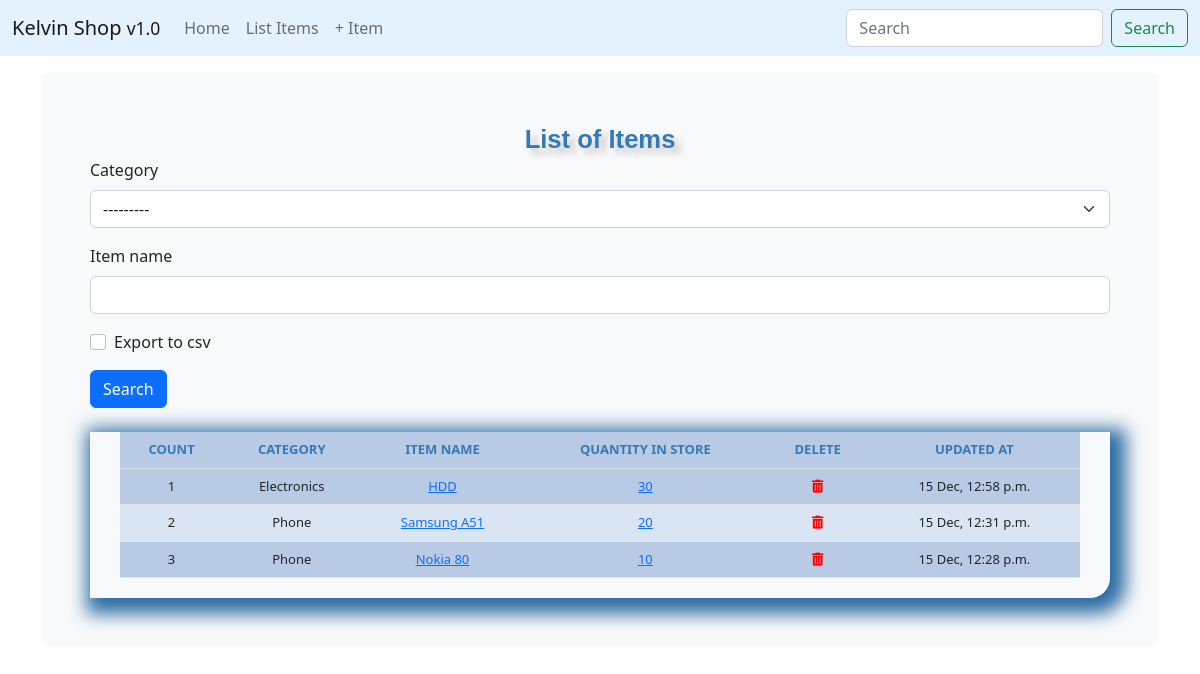
The app's page /list_items/ with its own data.
### stockmgt/models.py (models this page shows, shortened)
class Stock(models.Model):
    category = models.ForeignKey(Category, on_delete=models.CASCADE, blank=True)
    item_name = models.CharField(max_length=50, blank=True, null=True)
    quantity = models.IntegerField(default='0', blank=True, null=True)
    receive_quantity = models.IntegerField(default='0', blank=True, null=True)
    receive_by = models.CharField(max_length=50, blank=True, null=True)
    issue_quantity = models.IntegerField(default='0', blank=True, null=True)
    issue_by = models.CharField(max_length=50, blank=True, null=True)
    issue_to = models.CharField(max_length=50, blank=True, null=True)
    phone_number = models.CharField(max_length=50, blank=True, null=True)
    created_by = models.CharField(max_length=50, blank=True, null=True)
    reorder_level = models.IntegerField(default='0', blank=True, null=True)
    created_on = models.DateTimeField(auto_now_add=False)
    last_updated = models.DateTimeField(auto_now=True)

class Category(models.Model):
    name = models.CharField(max_length=50, blank=True, null=True)
    def __str__(self):
        return self.name

### stockmgt/views.py (the view, shortened to what this page needs)
# urls.py: path('list_items/', views.list_item, name='list_items'),
def list_item(request):
    header = 'List of Items'
    form = StockSearchForm(request.POST or None)
    queryset = Stock.objects.all()
    context = {
        "header": header,
        "queryset": queryset,
        "form": form,
    }
    return render(request, "list_item.html", context)

### stockmgt/forms.py
class StockSearchForm(forms.ModelForm):
    export_to_CSV = forms.BooleanField(required=False)
    class Meta:
        model = Stock
        fields = ['category', 'item_name', 'export_to_CSV']

### templates/list_item.html
{% extends 'base.html' %}
{% load crispy_forms_tags %}
{% block content %}
	<div class="header">{{header}}</div>
	<form method='POST' action=''>{% csrf_token %}
    	{{form|crispy}}
		<input type="submit" value='Search' class="btn btn-primary"/>
	</form>
	<br>
	<div class="display_table">
			<table class='table'>
				<thead>
				  <tr>
					<th>COUNT</th>
					<th>CATEGORY</th>
					<th>ITEM NAME</th>
					<th>QUANTITY IN STORE</th>
					<th>DELETE</th>
					<th>UPDATED AT</th>
				  </tr>
				</thead>
			  {% for instance in queryset %}
				  <tr>
					<td>{{forloop.counter}}</td>
					<td>{{instance.category}}</td>
					<td><a href="{% url 'update_items' instance.id %}">{{instance.item_name}}</a></td>
					<td><a href="{% url 'stock_detail' instance.id %}">{{instance.quantity}}</a></td>
					  <td><a href="{% url 'delete_items' instance.id %}"><i style="color:red" class="fas fa-trash-alt"></i></a></td>
				  	<td>{{instance.last_updated|date:"d M, h:i a"}}</td>
				  </tr>
			  {% endfor %}
			</table>
	</div>
{% endblock %}

### templates/base.html (shortened to what this page needs)
{% load static %}
<!doctype html>
<html lang="en">
<head>
    <link href="https://cdn.jsdelivr.net/npm/bootstrap@5.2.3/dist/css/bootstrap.min.css" rel="stylesheet">
    <link rel="stylesheet" href="https://cdnjs.cloudflare.com/ajax/libs/font-awesome/5.15.4/css/all.min.css" />
    <link href="{% static 'css/style.css' %}" rel="stylesheet">
</head>
<body>
    {% include 'nav.html' %}
    <main class="container">
        <div class="p-5 mb-4 bg-light rounded-3">
            {% block content %}
            {% endblock %}
        </div>
    </main>
</body>
</html>

### templates/nav.html (shortened to what this page needs)
<nav class="navbar navbar-expand-md fixed-top" style="background-color: #e3f2fd;">
      <div class="container-fluid">
        <a class="navbar-brand" href="{% url 'home' %}">Kelvin Shop <small>v1.0</small></a>
        <div class="collapse navbar-collapse" id="navbarCollapse">
          <ul class="navbar-nav me-auto mb-2 mb-md-0">
            <li class="nav-item">
              <a class="nav-link" aria-current="page" href="{% url 'home' %}">Home</a>
            </li>
            <li class="nav-item">
              <a class="nav-link" aria-current="page" href="{% url 'list_items' %}">List Items</a>
            </li>
            <li class="nav-item">
              <a class="nav-link" aria-current="page" href="{% url 'add_items' %}">+ Item</a>
            </li>
          </ul>
          <form class="d-flex" role="search">
            <input class="form-control me-2" type="search" placeholder="Search" aria-label="Search">
            <button class="btn btn-outline-success" type="submit">Search</button>
          </form>
        </div>
      </div>
    </nav>

### static/css/style.css (style rules this page uses)
body { padding-top: 4.5rem; }
.table { font-size: 13px; text-align: center; width: 95%; margin: auto; text-align: center; }
.table tr:nth-child(odd) { background: #B8CAE4 }
.table tr:nth-child(even) { background: #dae5f4 }
th { color: #337ab7; }
.display_table { border-bottom-right-radius: 20px; padding-left: 5px; padding-right: 5px; padding-bottom: 20px; box-shadow: 0.4rem 0.4rem 1.1rem 0.6rem #2e6da4; }
.header { font-family: helvetica; color: #337ab7; font-size: 1.6rem; text-align: center; width: 100%; text-shadow: 6px 6px 6px #c9c6c6; display: block; font-weight: bolder; }

### records on screen
Stock: category "Electronics", item_name "HDD", quantity "30", last_updated "15 Dec, 12:58 p.m."
Stock: category "Phone", item_name "Samsung A51", quantity "20", last_updated "15 Dec, 12:31 p.m."
Stock: category "Phone", item_name "Nokia 80", quantity "10", last_updated "15 Dec, 12:28 p.m."

### other values on screen
{{ header }} "List of Items"
